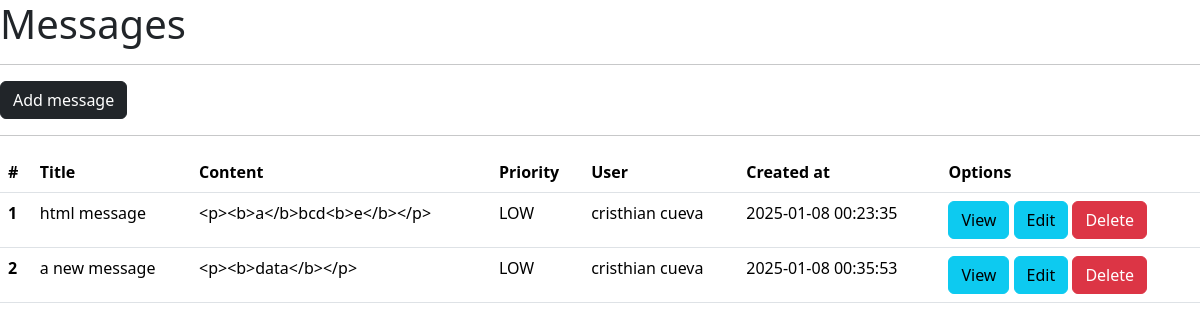
The app's page /messages/, older data.
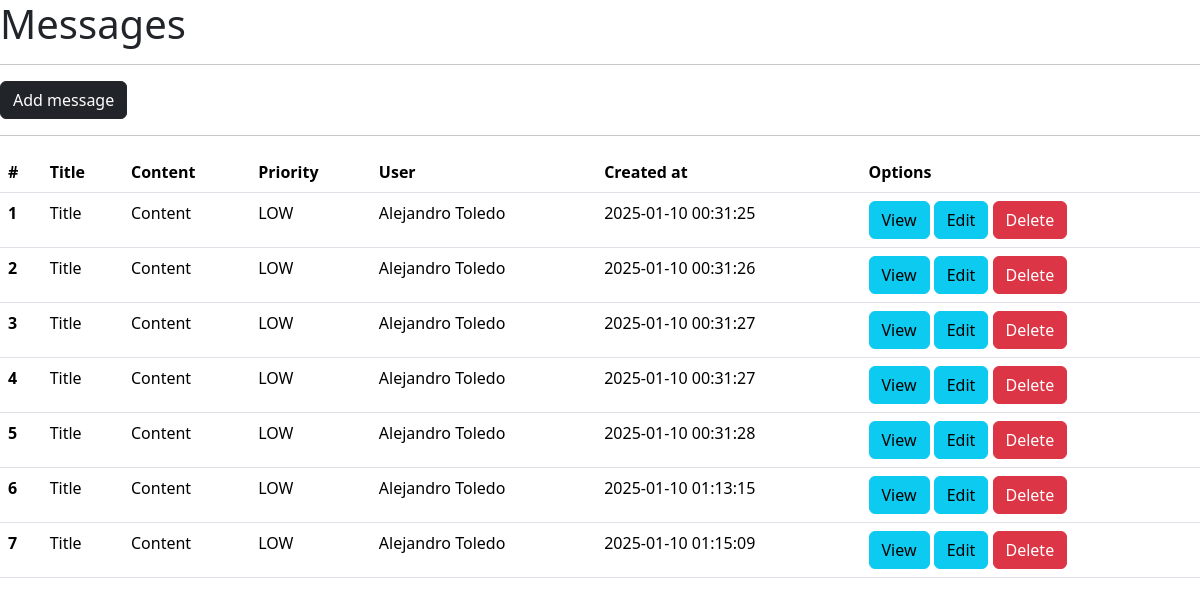
The same page, newer data.
### 03/main.py (models this page shows, shortened)
class Message(db.Model):
    __tablename__ = "messages"
    id = db.Column(db.Integer, primary_key=True, autoincrement=True)
    title = db.Column(db.String(50))
    content = db.Column(db.Text)
    priority = db.Column(db.String(10)) # LOW,HIGH
    created_at = db.Column(db.DateTime(timezone=True), server_default=func.now())
    user_id = db.Column(db.Integer, db.ForeignKey("users.id"))
    user = db.relationship("User", backref="user")

class User(db.Model):
    __tablename__ = "users"
    id = db.Column(db.Integer, primary_key=True, autoincrement=True)
    first_name = db.Column(db.String(150))
    last_name = db.Column(db.String(150))
    age = db.Column(db.Integer)
    country = db.Column(db.String(10))
    city = db.Column(db.String(150))
    created_at = db.Column(db.DateTime(timezone=True), server_default=func.now())

### 03/main.py (the view)
@app.route("/messages/")
def messages():
    data = Message.query.all()
    return render_template("messages.html", items=data)

### 03/templates/messages.html (shortened to what this page needs)
<!doctype html>
<html lang="en">
  <head>
    <link href="https://cdn.jsdelivr.net/npm/bootstrap@5.3.3/dist/css/bootstrap.min.css" rel="stylesheet">
  </head>
  <body>
    <h1>Messages</h1>
    <hr>
    <a href="{{ url_for('messages_add') }}" class="btn btn-dark">Add message</a>
    <hr>
    <table class="table">
        <thead>
          <tr>
            <th scope="col">#</th>
            <th scope="col">Title</th>
            <th scope="col">Content</th>
            <th scope="col">Priority</th>
            <th scope="col">User</th>
            <th scope="col">Created at</th>
            <th scope="col">Options</th>
          </tr>
        </thead>
        <tbody>
          {% for item in items %}
          <tr>
            <th scope="row">{{ item.id }}</th>
            <td>{{ item.title }}</td>
            <td>{{ item.content }}</td>
            <td>{{ item.priority }}</td>
            <td>{{ item.user.first_name }} {{ item.user.last_name }}</td>
            <td>{{ item.created_at.strftime('%Y-%m-%d %H:%M:%S') }}</td>
            <td>
                <a href="{{ url_for('messages_by_id', id=item.id) }}" class="btn btn-info">View</a>
                <a href="{{ url_for('messages_edit_by_id', id=item.id) }}" class="btn btn-info">Edit</a>
                <a href="{{ url_for('messages_delete_by_id', id=item.id) }}" class="btn btn-danger">Delete</a>
            </td>
          </tr>
          {% endfor %}
        </tbody>
      </table>
  </body>
</html>

Row changes from the older to the newer data that the page shows:
changed Message id 1: title "html message" → "Title"; content "<p><b>a</b>bcd<b>e</b></p>" → "Content"; user.first_name "cristhian" → "Alejandro"; user.last_name "cueva" → "Toledo"; created_at "2025-01-08 00:23:35" → "2025-01-10 00:31:25"
changed Message id 2: title "a new message" → "Title"; content "<p><b>data</b></p>" → "Content"; user.first_name "cristhian" → "Alejandro"; user.last_name "cueva" → "Toledo"; created_at "2025-01-08 00:35:53" → "2025-01-10 00:31:26"
added Message: id "3", title "Title", content "Content", priority "LOW", user.first_name "Alejandro", user.last_name "Toledo", created_at "2025-01-10 00:31:27"
added Message: id "4", title "Title", content "Content", priority "LOW", user.first_name "Alejandro", user.last_name "Toledo", created_at "2025-01-10 00:31:27"
added Message: id "5", title "Title", content "Content", priority "LOW", user.first_name "Alejandro", user.last_name "Toledo", created_at "2025-01-10 00:31:28"
added Message: id "6", title "Title", content "Content", priority "LOW", user.first_name "Alejandro", user.last_name "Toledo", created_at "2025-01-10 01:13:15"
added Message: id "7", title "Title", content "Content", priority "LOW", user.first_name "Alejandro", user.last_name "Toledo", created_at "2025-01-10 01:15:09"
